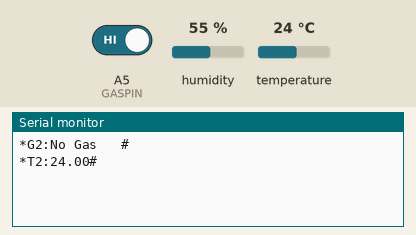
A sketch run on a simulated Arduino Nano, built with avr-gcc and run on an emulated ATmega328P. Shown: the last lines printed to the serial monitor. Wiring (inferred from the names in the program): DHT22 sensor: data pin 8. The test bench sets the inputs (shaded band); at power-on: A5 (GASPIN) HIGH, temperature 24 °C, humidity 55 %.

Above: at 4.4 s.
4.5 s: A5 (GASPIN) driven LOW
At 6.6 s:
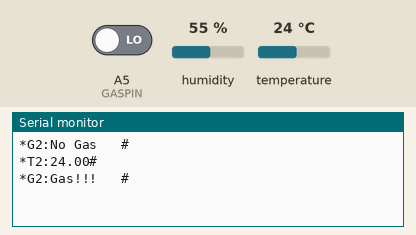
7.0 s: temperature set to 12 °C
At 8.3 s:
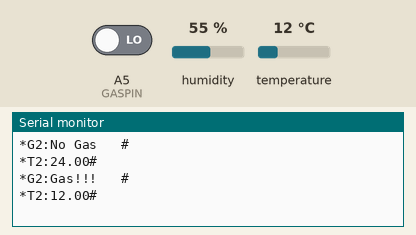
8.5 s: temperature set to 19 °C
At 10.6 s:
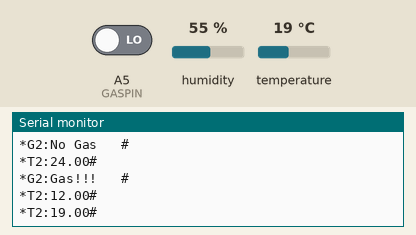

The sketch:

HC11_LM35_transmit_node_2.ino
```cpp
#include "DHT.h"

#define DHTPIN 8
#define DHTTYPE DHT22
#define GASPIN A5

byte g, g1;

float t1, t2, Dt1, Dt2;
DHT dht(DHTPIN, DHTTYPE);
void setup()
{
  Serial.begin(9600);
  dht.begin();

  pinMode(GASPIN, INPUT);
  delay(3000);

  g1 = digitalRead(GASPIN);
  t1 = t2 = dht.readTemperature();

  fireStatus();
  Serial.println("*T2:" + String(t2) + "#");
}

void loop()
{
  t1 = dht.readTemperature();
  g = digitalRead(GASPIN);

  Dt1 = abs(t2 - t1);

  delay(1000);

  t2 = dht.readTemperature();
  g1 = digitalRead(GASPIN);

  Dt2 = abs(t2 - t1);

//  if (digitalRead(GASPIN) == !g)
//  {
//    fireStatus();
//  }

  if(g1 != g)
  {
    fireStatus();
  }

  if (abs(Dt2 - Dt1) > 0)
  {
    Serial.println("*T2:" + String(t2) + "#");
  }
}

void fireStatus()
{
  if (!g1)
  {
    Serial.println("*G2:Gas!!!   #");
  }
  else
  {
    Serial.println("*G2:No Gas   #");
  }
}
```

Measured:
- after the input at 4.5 s, the serial monitor: prints a new line after 1.0 s (image 1)
- after the input at 7.0 s, the serial monitor: prints a new line after 0.82 s (image 2)
- after the input at 8.5 s, the serial monitor: prints a new line after 1.6 s (image 3)
